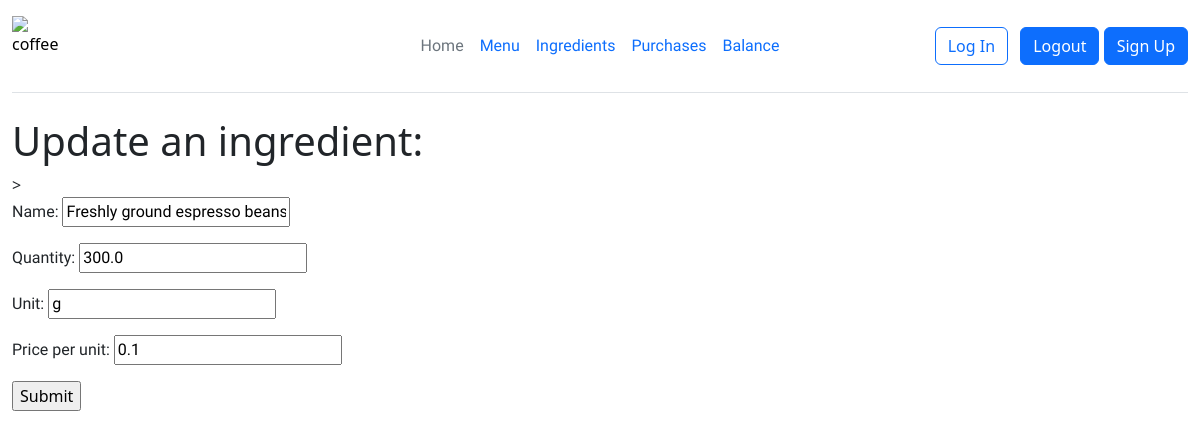
/ingredients/13/update (signed in), run on the app's committed database.
### delightsapp/models.py (models this page shows, shortened)
class Ingredient(models.Model):
    name = models.CharField(max_length=100, unique=True)
    quantity = models.FloatField(default=0)
    unit = models.CharField(max_length=10)
    price_per_unit = models.FloatField(default=0)

### delightsapp/views.py (the view)
# urls.py: path('ingredients/<pk>/update', views.IngredientUpdate.as_view(), name="ingredientupdate"),
class IngredientUpdate(LoginRequiredMixin, UpdateView):
    model = Ingredient
    form_class = IngredientUpdateForm
    template_name = "delightsapp/ingredient_update.html"

### delightsapp/forms.py
class IngredientUpdateForm(forms.ModelForm):
    class Meta:
        model = Ingredient
        fields = "__all__"

### delightsapp/templates/delightsapp/ingredient_update.html (shortened to what this page needs)
{% extends "delightsapp/base.html" %}
{% block content %}
<div class="container-xxl">
    <h1>Update an ingredient:</h1>
    <form action="" method="POST" enctype="multipart/form-data">>
  {{ form.as_p }}
  <input type="submit" value="Submit"/>
</form>
</div>
{% endblock %}

### delightsapp/static/delightsapp/css/styles.css (style rules this page uses)
h2, h3, p { font-family: 'Varela Round', sans-serif; }
.container-xxl { background-color: transparent; }
body { background-color: #F0ECE3; }

### data on the page
Ingredient: name "Freshly ground espresso beans", quantity "300.0", unit "g", price_per_unit "0.1"
